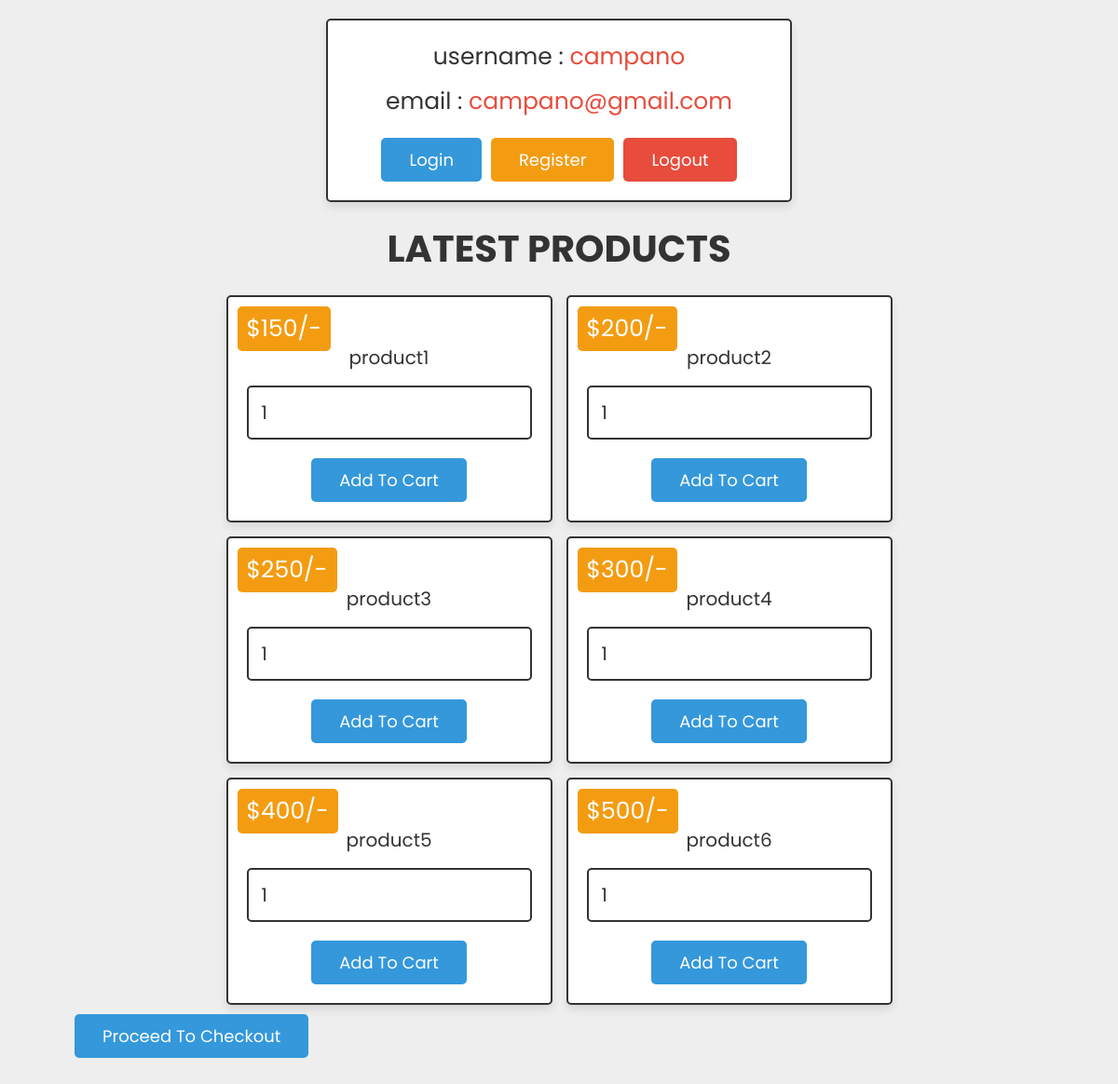
/index.php (signed in), run on the app's committed database.
### tables this page shows
CREATE TABLE `user_form` (
  `id` int(100) NOT NULL,
  `name` varchar(100) NOT NULL,
  `email` varchar(100) NOT NULL,
  `password` varchar(100) NOT NULL
);

CREATE TABLE `products` (
  `id` int(100) NOT NULL,
  `name` varchar(100) NOT NULL,
  `price` varchar(100) NOT NULL,
  `image` varchar(100) NOT NULL
);

### index.php (the view, shortened to what this page needs)
<?php
include 'config.php';
$user_id = $_SESSION['user_id'];
?>
<!DOCTYPE html>
<html lang="en">
<head>
   <link rel="stylesheet" href="css/style.css">
</head>
<body>
<div class="container">
<div class="user-profile">
   <?php
      $select_user = mysqli_query($conn, "SELECT * FROM `user_form` WHERE id = '$user_id'") or die('query failed');
      if(mysqli_num_rows($select_user) > 0){
         $fetch_user = mysqli_fetch_assoc($select_user);
      };
   ?>
   <p> username : <span><?php echo $fetch_user['name']; ?></span> </p>
   <p> email : <span><?php echo $fetch_user['email']; ?></span> </p>
   <div class="flex">
      <a href="login.php" class="btn">login</a>
      <a href="register.php" class="option-btn">register</a>
      <a href="index.php?logout=<?php echo $user_id; ?>" onclick="return confirm('are your sure you want to logout?');" class="delete-btn">logout</a>
   </div>
</div>
<div class="products">
   <h1 class="heading">latest products</h1>
   <div class="box-container">
   <?php
      $select_product = mysqli_query($conn, "SELECT * FROM `products`") or die('query failed');
      if(mysqli_num_rows($select_product) > 0){
         while($fetch_product = mysqli_fetch_assoc($select_product)){
   ?>
      <form method="post" class="box" action="">
         <div class="name"><?php echo $fetch_product['name']; ?></div>
         <div class="price">$<?php echo $fetch_product['price']; ?>/-</div>
         <input type="number" min="1" name="product_quantity" value="1">
         <input type="submit" value="add to cart" name="add_to_cart" class="btn">
      </form>
   <?php
      };
   };
   ?>
   </div>
</div>
   <div class="cart-btn">
      <a href="#" class="btn <?php echo ($grand_total > 1)?'':'disabled'; ?>">proceed to checkout</a>
   </div>
</div>
</body>
</html>

### css/style.css (style rules this page uses)
:root { --blue:#3498db; --red:#e74c3c; --orange:#f39c12; --black:#333; --white:#fff; --light-bg:#eee; --box-shadow:0 5px 10px rgba(0,0,0,.1); --border:2px solid var(--black); }
* { font-family: 'Poppins', sans-serif; margin:0; padding:0; box-sizing: border-box; outline: none; border: none; text-decoration: none; }
body { background-color: var(--light-bg); }
.btn, .delete-btn, .option-btn { display: inline-block; padding:10px 30px; cursor: pointer; font-size: 18px; color:var(--white); border-radius: 5px; text-transform: capitalize; }
.btn { background-color: var(--blue); margin-top: 10px; }
.delete-btn { background-color: var(--red); }
.option-btn { background-color: var(--orange); }
.container { padding:0 20px; margin:0 auto; max-width: 1200px; padding-bottom: 70px; }
.container .heading { text-align: center; margin-bottom: 20px; font-size: 40px; text-transform: uppercase; color:var(--black); }
.container .user-profile { padding:20px; text-align: center; border:var(--border); background-color: var(--white); box-shadow: var(--box-shadow); border-radius: 5px; margin:20px auto; max-width: 500px; }
.container .user-profile p { margin-bottom: 10px; font-size: 25px; color:var(--black); }
.container .user-profile p span { color:var(--red); }
.container .user-profile .flex { display: flex; justify-content: center; flex-wrap: wrap; gap:10px; align-items: flex-end; }
.container .products .box-container { display: flex; flex-wrap: wrap; gap:15px; justify-content: center; }
.container .products .box-container .box { text-align: center; border-radius: 5px; box-shadow: var(--box-shadow); border:var(--border); position: relative; padding:20px; background-color: var(--white); width: 350px; }
.container .products .box-container .box .name { font-size: 20px; color:var(--black); padding:5px 0; }
.container .products .box-container .box .price { position: absolute; top:10px; left:10px; padding:5px 10px; border-radius: 5px; background-color: var(--orange); color:var(--white); font-size: 25px; }
.container .products .box-container .box input[type="number"] { margin:10px 0; width: 100%; border:var(--border); border-radius: 5px; font-size: 20px; color:var(--black); padding:12px 14px }
.container { width: 1200px; margin: auto; max-width: 90%; transition: transform 1s; }

### data on the page
user_form: name "campano", email "campano@gmail.com"
products: name "product1", price "150"
products: name "product2", price "200"
products: name "product3", price "250"
products: name "product4", price "300"
products: name "product5", price "400"
products: name "product6", price "500"
